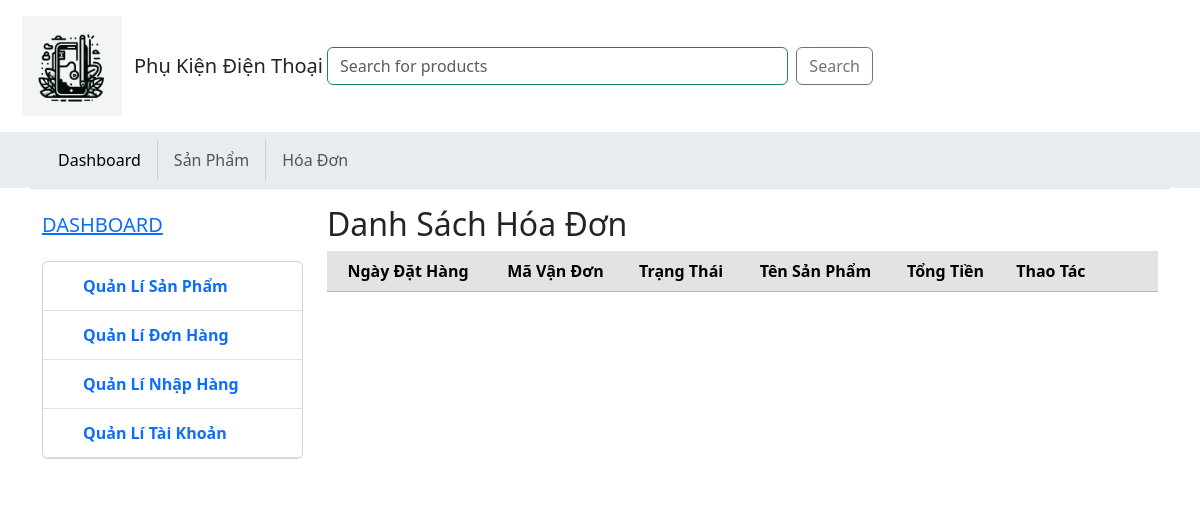
The page /dashboard/HoaDon on the database as committed earlier.
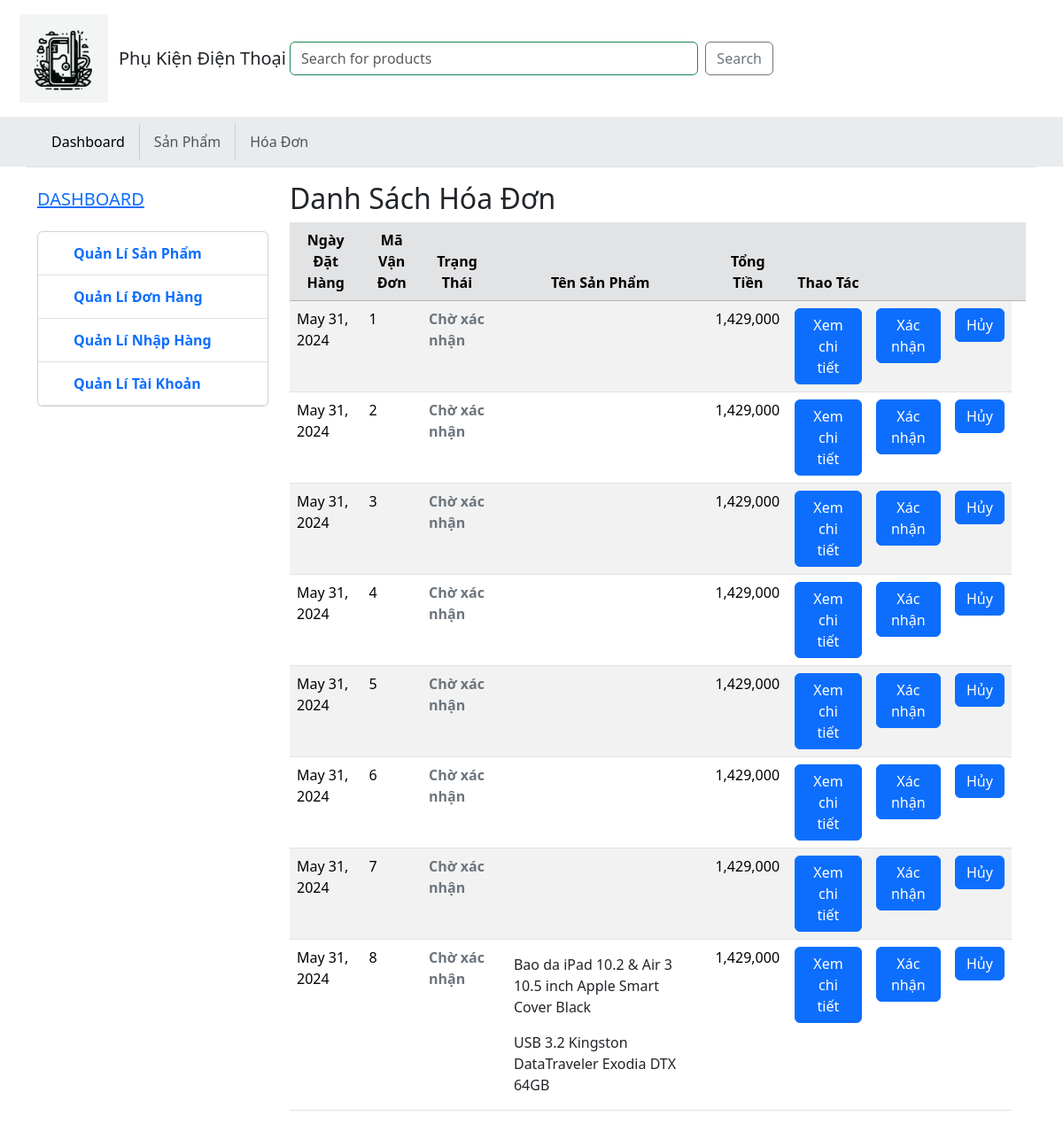
The same page on the database as committed later.
### account/models.py (models this page shows)
class HoaDon(models.Model):
    MaHD = models.AutoField(primary_key=True)
    NgayLap = models.DateField()
    TongTien = models.IntegerField()
    PhuongThucVanChuyen = models.CharField(max_length=100, default='Giao Nhanh')
    PhiVanChuyen = models.IntegerField(default=0)
    TrangThai = models.CharField(max_length=100, null=True)
    PhuongThucThanhToan = models.CharField(max_length=100, default='COD')
    GhiChu = models.TextField(null=True)
    MaKH = models.ForeignKey(KhachHang, on_delete=models.CASCADE, related_name='KhachHang_HoaDon')

class ChiTietHD(models.Model):
    MaCTHD = models.AutoField(primary_key=True)
    MaHD = models.ForeignKey(HoaDon, on_delete=models.CASCADE, related_name='HoaDon_ChiTietHD')
    MaSP = models.ForeignKey(SanPham, on_delete=models.CASCADE, related_name='SanPham_ChiTietHD')
    SoLuong = models.IntegerField()
    ThanhTien = models.IntegerField()

### products/models.py (models this page shows)
class SanPham(models.Model):
    TenSP = models.CharField(max_length=255)
    Soluong = models.IntegerField()
    GiaNhap = models.IntegerField()
    GiaBan = models.IntegerField()
    MaLoai = models.ForeignKey(LoaiSP, on_delete=models.CASCADE)
    MaNCC = models.ForeignKey(NhaCungCap, on_delete=models.CASCADE)
    Mota = models.TextField()
    TrangThai = models.BooleanField(default=True)
    Anh = models.ImageField(upload_to='img', blank=True, null=True, default= None)
    TenThietBi = models.CharField(max_length=255)

### dashboard/views.py (the view)
# urls.py: path('HoaDon', views.list_HoaDon, name='HoaDon'),
def list_HoaDon(request):
    chiTietHD = ChiTietHD.objects.all()
    invoices = HoaDon.objects.all()
    data = {
        'hoaDonLST': invoices,
        'chiTietHD': chiTietHD,
    }
    return render(request, 'page/HoaDon.html', data)

### dashboard/templates/page/HoaDon.html (shortened to what this page needs)
{% extends "pages/layout.html" %} {% block title %} Thể Loại {% endblock %}  {%block content %}
<div class="col-9 my-3" >
    <h2>Danh Sách Hóa Đơn</h2>
    <table class="table table-striped">
        <thead>
            <tr class="table-secondary">
                <th scope="col" class="text-center text-capitalize">Ngày đặt hàng</th>
                <th scope="col" class="text-center text-capitalize">Mã vận đơn</th>
                <th scope="col" class="text-center text-capitalize">Trạng Thái</th>
                <th scope="col" class="text-center text-capitalize">Tên sản phẩm</th>
                <th scope="col" class="text-center text-capitalize">Tổng tiền</th>
                <th scope="col" class="text-center text-capitalize">Thao tác</th>
                <th></th>
                <th></th>
                <th></th>
            </tr>
        </thead>
        <tbody>
            {% for hoaDon in hoaDonLST %}
            <tr>
                <td>{{ hoaDon.NgayLap}}</td>
                <td>{{ hoaDon.MaHD }}</td>
                <td>
                    {% load humanize %}
                    {% if hoaDon.TrangThai == 'pending'%}
                        <p class="text-secondary fw-bold">Chờ xác nhận</p>
                    {% elif hoaDon.TrangThai == 'processing'%}
                         <p class="text-warning fw-bold">Chờ giao hàng</p>
                    {% elif hoaDon.TrangThai == 'completed'%}
                         <p class="text-success fw-bold">Đã nhận hàng</p>
                    {% elif hoaDon.TrangThai == 'cancel'%}
                        <p class="text-danger fw-bold">Đã hủy</p>
                   {% endif %}
                </td>
                <td>
                    <ul class="list-group">
                        {% for chiTiet in chiTietHD %}
                            {% if chiTiet.MaHD == hoaDon %}
                        <li class="list-group-item border-0">{{ chiTiet.MaSP.TenSP }}</li>
                            {% endif %}
                        {% endfor %}
                    </ul>
                </td>
                {% load humanize %}
                <td>{{ hoaDon.TongTien|floatformat:"0"|intcomma }}</td>
                <td>
                    <a class="btn btn-primary" href="/dashboard/XemCT_HD/{{hoaDon.MaHD}}">Xem chi tiết</a>
                </td>
                <td>
                    <a class="btn btn-primary" href="/dashboard/XacNhan/{{hoaDon.MaHD}}">Xác nhận</a>
                </td>
                <td>
                    <a class="btn btn-primary" href="/dashboard/Huy/{{hoaDon.MaHD}}">Hủy     </a>
                </td>
            </tr>
            {% endfor %}
        </tbody>
    </table>
</div>
{% endblock %}

### dashboard/templates/pages/layout.html (shortened to what this page needs)
<!DOCTYPE html>
<html lang="en">
	<head>
		{% load static %}
		<link rel="stylesheet" href="{% static 'css/bootstrap_5.3.3.min.css' %}" />
		<link
			rel="stylesheet"
			href="{% static 'css/swiper-bundle_11.1.1.min.css' %}"
		/>
	</head>
    <body>
    <div class="py-3">
        <div class="container">
            <div class="row">
                <div class="col-3">
                    <a
                        class="navbar-brand d-flex justify-content-center align-items-center"
                        href="#"
                    >
                        {% load static %}
                        <img
                            width="100"
                            src="{% static 'img/logo.jpg' %}"
                            alt="logo.jpg"
                        />
                        <span style="font-weight: 500; font-size: 20px; margin-left: 12px"
                            >Phụ Kiện Điện Thoại</span
                        >
                    </a>
                </div>
                <div class="col-6 m-auto">
                    <form class="d-flex" role="search">
                        <input
                            class="form-control rounded border-success me-2"
                            type="search"
                            placeholder="Search for products"
                            aria-label="Search"
                        />
                        <button class="btn btn-outline-secondary" type="submit">
                            Search
                        </button>
                    </form>
                </div>
                <div class="col-3 d-flex justify-content-end align-items-center">
                    </div>
                </div>
            </div>
        </div>
        <nav class="navbar navbar-expand-lg bg-body-secondary">
			<div class="container">
				<div class="collapse navbar-collapse" id="navbarSupportedContent">
					<ul class="navbar-nav me-auto mb-2 mb-lg-0">
						<li class="nav-item px-2 border-end border-secondary border-opacity-25">
							<a class="nav-link active" aria-current="page" href="/dashboard">Dashboard</a>
						</li>
						<li class="nav-item px-2 border-end border-secondary border-opacity-25">
							<a class="nav-link" href="#">Sản Phẩm</a>
						</li>
						<li class="nav-item px-2">
							<a class="nav-link" href="#">Hóa Đơn</a>
						</li>
					</ul>
				</div>
			</div>
		</nav>
    <div class="container">
        <div class="row border-top">
            <div class="col-3"><div class="my-4">
                <a href="#"><h3 class="mb-4 h5">DASHBOARD</h3></a>
                <div class="card">
                    <ul class="nav nav-category flex-column" id="categoryCollapseMenu">
                        <li class="nav-item px-4 py-1 border-bottom">
                            <a
                                class="nav-link"
                                data-bs-toggle="collapse"
                                data-bs-target="#flush-collapseOne"
                                aria-expanded="false"
                                aria-controls="flush-collapseOne"
                                role="button"
                                ><span style="font-weight: bold">Quản Lí Sản Phẩm</span
                                ></a>
                        </li>
                        <li class="nav-item px-4 py-1 border-bottom">
                            <a
                                class="nav-link"
                                data-bs-toggle="collapse"
                                data-bs-target="#flush-collapseTwo"
                                role="button"
                                aria-expanded="false"
                                aria-controls="flush-collapseTwo"
                                ><span style="font-weight: bold">Quản Lí Đơn Hàng</span
                                ></a>
                        </li>
                        <li class="nav-item px-4 py-1 border-bottom">
                            <a
                                class="nav-link"
                                data-bs-toggle="collapse"
                                data-bs-target="#flush-collapseThree"
                                role="button"
                                aria-expanded="false"
                                aria-controls="flush-collapseThree"
                                ><span style="font-weight: bold">Quản Lí Nhập Hàng</span
                                ></a>
                        </li>
                        <li class="nav-item px-4 py-1 border-bottom">
                            <a
                                class="nav-link"
                                data-bs-toggle="collapse"
                                data-bs-target="#flush-collapseFix"
                                role="button"
                                aria-expanded="false"
                                aria-controls="flush-collapseFix"
                                ><span style="font-weight: bold">Quản Lí Tài Khoản</span
                                ></a>
                        </li>
                    </ul>
                </div>
            </div>
        </div>
        {% block content %} {% endblock %}
        </div>
    </div>
    {% load static %}
</body>
</html>

Rows that differ between the two databases and show on the page:
added HoaDon: NgayLap "May 31, 2024", MaHD "1", TrangThai "Chờ xác nhận", TongTien "1,429,000"
added HoaDon: NgayLap "May 31, 2024", MaHD "2", TrangThai "Chờ xác nhận", TongTien "1,429,000"
added HoaDon: NgayLap "May 31, 2024", MaHD "3", TrangThai "Chờ xác nhận", TongTien "1,429,000"
added HoaDon: NgayLap "May 31, 2024", MaHD "4", TrangThai "Chờ xác nhận", TongTien "1,429,000"
added HoaDon: NgayLap "May 31, 2024", MaHD "5", TrangThai "Chờ xác nhận", TongTien "1,429,000"
added HoaDon: NgayLap "May 31, 2024", MaHD "6", TrangThai "Chờ xác nhận", TongTien "1,429,000"
added HoaDon: NgayLap "May 31, 2024", MaHD "7", TrangThai "Chờ xác nhận", TongTien "1,429,000"
added HoaDon: NgayLap "May 31, 2024", MaHD "8", TrangThai "Chờ xác nhận", TongTien "1,429,000"
added ChiTietHD: MaSP.TenSP "Bao da iPad 10.2 & Air 3 10.5 inch Apple Smart Cover Black"
added ChiTietHD: MaSP.TenSP "USB 3.2 Kingston DataTraveler Exodia DTX 64GB"
